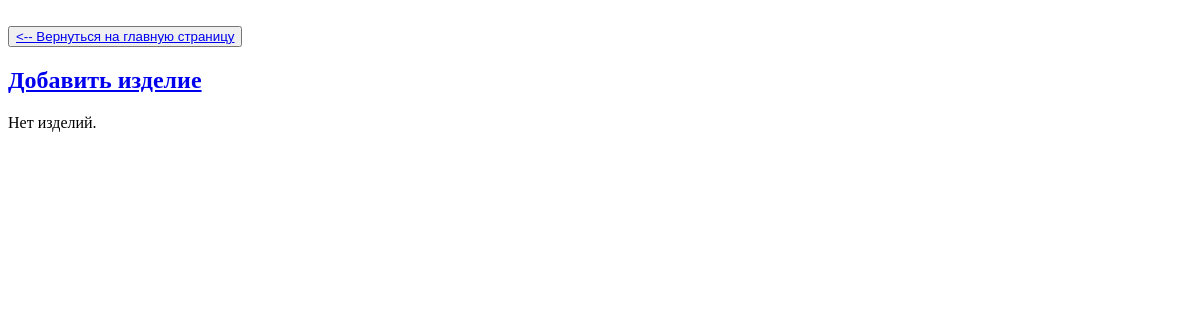
The page /products on the database as committed earlier.
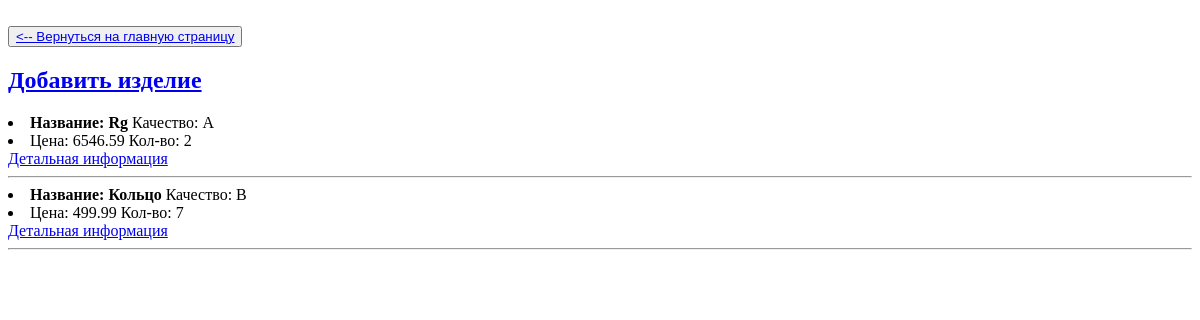
The same page on the database as committed later.
### main/models.py (models this page shows, shortened)
class Product(models.Model):
    id_firm = models.ForeignKey(Firm, on_delete=models.CASCADE)
    title = models.CharField(verbose_name='Название', max_length=45)
    sort = models.CharField(verbose_name='Сорт', max_length=45)
    price = models.FloatField(verbose_name='Цена')
    quantity = models.IntegerField(verbose_name='Количество')

### main/views.py (the view)
# urls.py: path('products', ProductList.as_view()),
class ProductList(ListView):
    model = Product
    template_name = 'product/list.html'

### templates/product/list.html (shortened to what this page needs)
<!DOCTYPE html>
<html lang="ru">
<head>
</head>
<body>
    <br>
    <button type="button"><a href="/"><-- Вернуться на главную страницу</a></button><br>
    {% if user.firm != '' %}
    <h2><a href="/products/create">Добавить изделие</a></h2>
    {% endif %}
    {% for object in object_list %}
    <li><strong>Название: {{ object.title }}</strong>  Качество: {{ object.sort }}</li>
    <li>Цена: {{ object.price }}  Кол-во: {{ object.quantity }}</li>
    <a href="/products/{{ object.id }}">Детальная информация</a>
    <hr/>
    {% empty %}
    <p>Нет изделий.</p>
    {% endfor %}
</body>
</html>

Rows that differ between the two databases and show on the page:
added Product: title "Rg", sort "А", price "6546.59", quantity "2"
added Product: title "Кольцо", sort "В", price "499.99", quantity "7"
Other text that changed with them:
text no longer shown: "Нет изделий."
